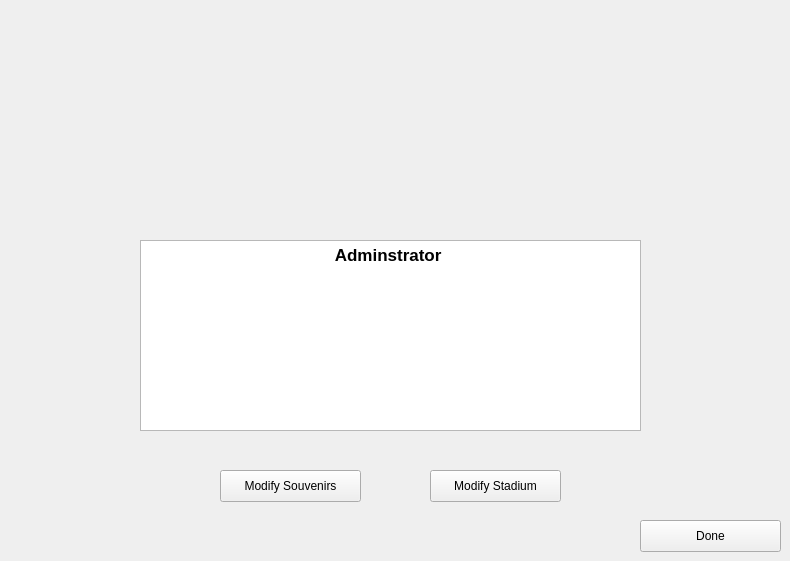
    <widget class="QWidget" name="adminWelcomePg">
     <widget class="QPushButton" name="pushButton">
      <property name="geometry">
       <rect>
        <x>430</x>
        <y>470</y>
        <width>131</width>
        <height>32</height>
       </rect>
      </property>
      <property name="text">
       <string>Modify Stadium</string>
      </property>
     </widget>
     <widget class="QPushButton" name="pushButton_3">
      <property name="geometry">
       <rect>
        <x>220</x>
        <y>470</y>
        <width>141</width>
        <height>32</height>
       </rect>
      </property>
      <property name="text">
       <string>Modify Souvenirs</string>
      </property>
     </widget>
     <widget class="QLabel" name="adminLogo">
      <property name="geometry">
       <rect>
        <x>270</x>
        <y>10</y>
        <width>231</width>
        <height>211</height>
       </rect>
      </property>
      <property name="text">
       <string>&lt;html&gt;&lt;head/&gt;&lt;body&gt;&lt;p&gt;&lt;img src=&quot;:/logos/adminLogoo.png&quot;/&gt;&lt;/p&gt;&lt;/body&gt;&lt;/html&gt;</string>
      </property>
     </widget>
     <widget class="QPushButton" name="adminPgDoneButton">
      <property name="geometry">
       <rect>
        <x>640</x>
        <y>520</y>
        <width>141</width>
        <height>32</height>
       </rect>
      </property>
      <property name="text">
       <string>Done</string>
      </property>
     </widget>
     <widget class="QTextBrowser" name="textBrowser_2">
      <property name="geometry">
       <rect>
        <x>140</x>
        <y>240</y>
        <width>501</width>
        <height>191</height>
       </rect>
      </property>
      <property name="html">
       <string>&lt;!DOCTYPE HTML PUBLIC &quot;-//W3C//DTD HTML 4.0//EN&quot; &quot;http://www.w3.org/TR/REC-html40/strict.dtd&quot;&gt;
&lt;html&gt;&lt;head&gt;&lt;meta name=&quot;qrichtext&quot; content=&quot;1&quot; /&gt;&lt;style type=&quot;text/css&quot;&gt;
p, li { white-space: pre-wrap; }
&lt;/style&gt;&lt;/head&gt;&lt;body style=&quot; font-family:'MS Shell Dlg 2'; font-size:8.25pt; font-weight:400; font-style:normal;&quot;&gt;
&lt;p align=&quot;center&quot; style=&quot; margin-top:0px; margin-bottom:0px; margin-left:0px; margin-right:0px; -qt-block-indent:0; text-indent:0px;&quot;&gt;&lt;span style=&quot; font-family:'.SF NS Text'; font-size:13pt; font-weight:600;&quot;&gt;Adminstrator&lt;/span&gt;&lt;span style=&quot; font-family:'.SF NS Text'; font-size:13pt;&quot;&gt; &lt;/span&gt;&lt;/p&gt;
&lt;p style=&quot;-qt-paragraph-type:empty; margin-top:0px; margin-bottom:0px; margin-left:0px; margin-right:0px; -qt-block-indent:0; text-indent:0px; font-family:'.SF NS Text'; font-size:13pt;&quot;&gt;&lt;br /&gt;&lt;/p&gt;&lt;/body&gt;&lt;/html&gt;</string>
      </property>
     </widget>
    </widget>
